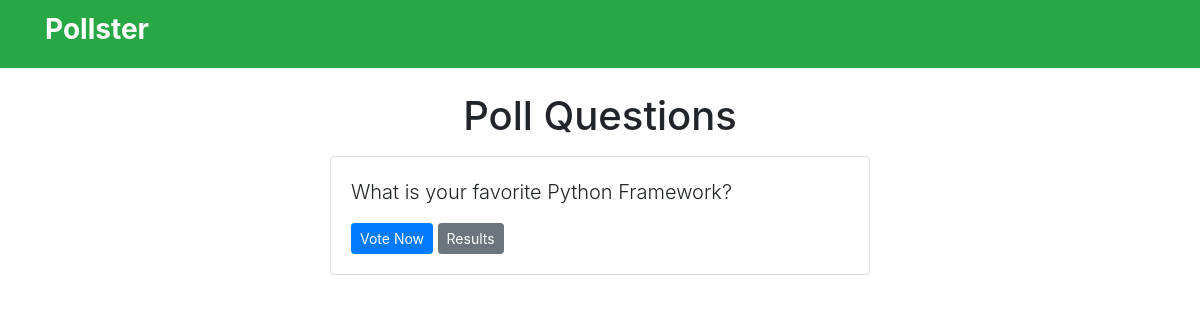
/polls/, run on an earlier commit of the app's database.
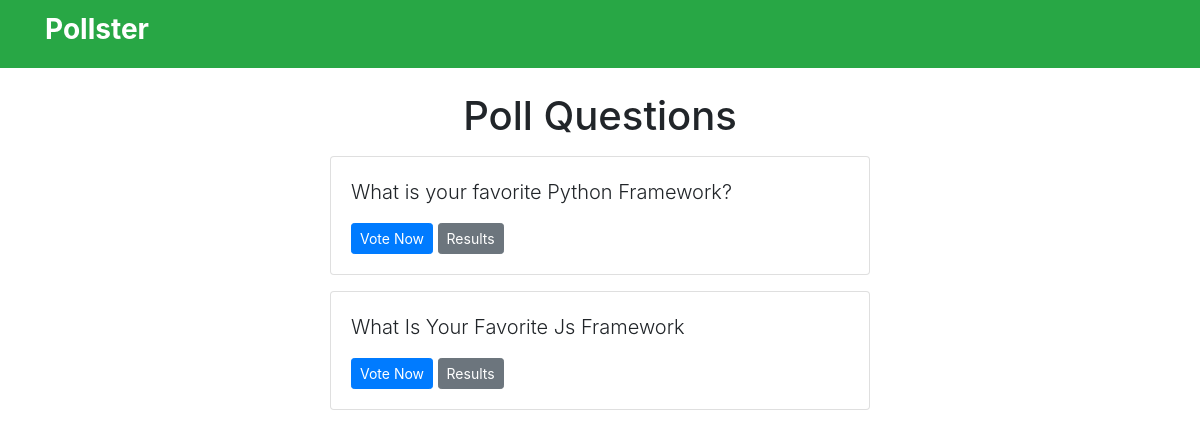
And on a later commit of the database.
### pools/models.py (models this page shows, shortened)
class Question(models.Model):
    question_text = models.CharField(max_length=200)
    pub_date = models.DateField('date published')

### pools/views.py (the view)
# urls.py: path('', views.index, name='index'),
def index (request):
    latest_question_list = Question.objects.order_by('-pub_date')[:5]
    context = {'latest_question_list': latest_question_list}
    return render (request, 'polls/index.html',context)

### templates/polls/index.html
{% extends "base.html" %}
{% block content %}
  <h1 class="text-center mb-3">Poll Questions </h1>
{% if latest_question_list %}
{% for question in latest_question_list %}
   <div class="card mb-3">
       <div class="card-body">
           <p class="lead">{{question.question_text }}</p>
           <a href="{% url 'polls:detail' question.id %}" class="btn btn-primary btn-sm">Vote Now</a>
           <a href="{% url 'polls:results' question.id %}" class="btn btn-secondary btn-sm">Results</a>
       </div>
   </div>
{% endfor %}
{% else %}
  <p>No Questions Available</p>
{% endif %}
{% endblock  %}

### templates/base.html (shortened to what this page needs)
<!DOCTYPE html>
<html lang="en">
  <head>
    <link
      rel="stylesheet"
      href="https://stackpath.bootstrapcdn.com/bootstrap/4.3.1/css/bootstrap.min.css"
    />
  </head>
  <body>
    {% include 'partials/_navbar.html' %}
    <div class="container">
      <div class="row">
        <div class="col-md-6 m-auto">
          {% block content %}{% endblock %}
        </div>
      </div>
    </div>
  </body>
</html>

### templates/partials/_navbar.html
<nav class="navbar navbar-dark bg-success mb-4">
	<div class="container">
		<a class="navbar-brand" href="/"><h3><strong>Pollster</strong></h3></a>
	</div>
</nav>

What changed in the data, as far as the page shows it:
added Question: question_text "What Is Your Favorite Js Framework"
